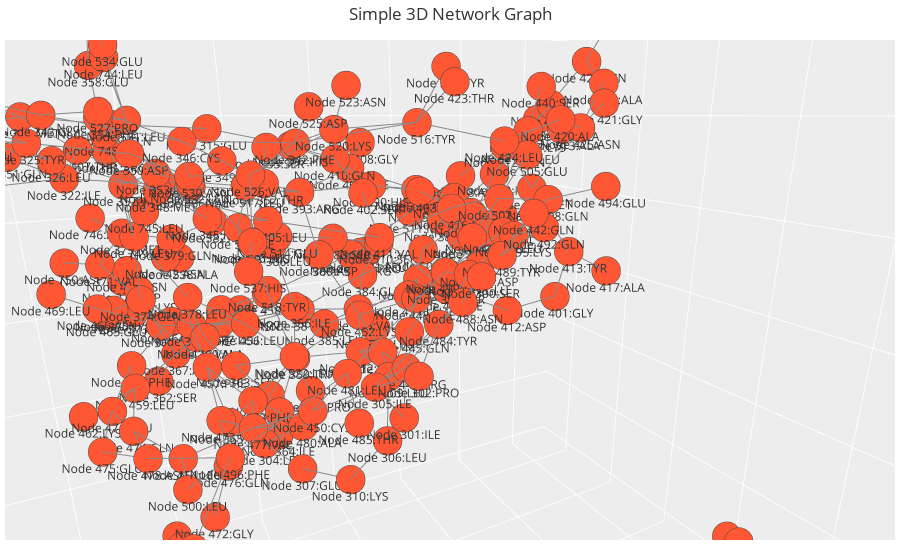

The notebook cell this image was saved under:
### Markdown cell above
# 3D Visualization of a Protein Structure Network Using Plotly
---

### Code cell
# Import necessary libraries
import plotly.graph_objs as go
import networkx as nx
from plotly.offline import init_notebook_mode
init_notebook_mode(connected=True)

# Create a simple graph
edge_list_file = "./data/1yok.txt"  # Replace with your file path

# Read edge list file and process data
edges = []
with open(edge_list_file, "r") as file:
    for line in file:
        source, target, *_ = line.strip().split()  # Assuming at least two columns separated by space or tab
        edges.append((source, target))

G = nx.Graph()
G.add_edges_from(edges)


# Assign random positions to nodes in 3D space
pos = nx.spring_layout(G, dim=3, seed=42)

# Extract node positions
node_x = []
node_y = []
node_z = []
for node in G.nodes():
    x, y, z = pos[node]
    node_x.append(x)
    node_y.append(y)
    node_z.append(z)

# Create edge traces
edge_x = []
edge_y = []
edge_z = []
for edge in G.edges():
    x0, y0, z0 = pos[edge[0]]
    x1, y1, z1 = pos[edge[1]]
    edge_x.extend([x0, x1, None])
    edge_y.extend([y0, y1, None])
    edge_z.extend([z0, z1, None])

# Create Plotly traces
edge_trace = go.Scatter3d(
    x=edge_x,
    y=edge_y,
    z=edge_z,
    line=dict(width=2, color='#888'),
    hoverinfo='none',
    mode='lines'
)

node_trace = go.Scatter3d(
    x=node_x,
    y=node_y,
    z=node_z,
    mode='markers+text',
    text=[f'Node {node}' for node in G.nodes()],
    textposition="bottom center",
    hoverinfo='text',
    marker=dict(
        showscale=False,
        color='#FF5733',
        size=10,
        line=dict(width=2)
    )
)

# Create the figure
fig = go.Figure(data=[edge_trace, node_trace],
                layout=go.Layout(
                    title='Simple 3D Network Graph',
                    showlegend=False,
                    margin=dict(b=20, l=5, r=5, t=40),
                ))

fig.update_layout(template='ggplot2')

fig.show()

### Figure 1 — Plotly figure (JSON) as saved in the notebook; plotly's stock layout.template omitted (floating-point values rounded to 4 significant figures; data arrays with more than 128 entries replaced by an {"elided": "..."} marker saying what was removed)
{"data": [{"hoverinfo": "none", "line": {"color": "#888", "width": 2}, "mode": "lines", "type": "scatter3d", "x": {"elided": "1122 float values"}, "y": {"elided": "1122 float values"}, "z": {"elided": "1122 float values"}}, {"hoverinfo": "text", "marker": {"color": "#FF5733", "line": {"width": 2}, "showscale": false, "size": 10}, "mode": "markers+text", "text": {"elided": "224 str values"}, "textposition": "bottom center", "type": "scatter3d", "x": {"elided": "224 float values"}, "y": {"elided": "224 float values"}, "z": {"elided": "224 float values"}}], "layout": {"autosize": true, "margin": {"b": 20, "l": 5, "r": 5, "t": 40}, "scene": {"aspectmode": "auto", "aspectratio": {"x": 0.9964, "y": 0.9814, "z": 1.023}, "camera": {"center": {"x": 0, "y": 0, "z": 0}, "eye": {"x": -0.2268, "y": -0.4081, "z": 0.1359}, "projection": {"type": "perspective"}, "up": {"x": 0, "y": 0, "z": 1}}}, "showlegend": false, "title": {"text": "Simple 3D Network Graph"}}}
